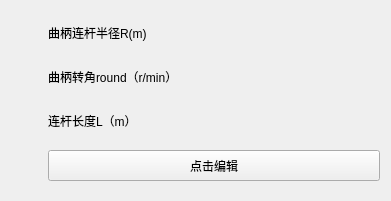
      <widget class="CardWidget" name="CardWidget_183">
       <property name="geometry">
        <rect>
         <x>100</x>
         <y>610</y>
         <width>391</width>
         <height>201</height>
        </rect>
       </property>
       <property name="minimumSize">
        <size>
         <width>0</width>
         <height>0</height>
        </size>
       </property>
       <layout class="QGridLayout" name="gridLayout_103">
        <item row="1" column="1">
         <widget class="SubtitleLabel" name="SubtitleLabel_781">
          <property name="minimumSize">
           <size>
            <width>300</width>
            <height>28</height>
           </size>
          </property>
          <property name="maximumSize">
           <size>
            <width>451</width>
            <height>28</height>
           </size>
          </property>
          <property name="text">
           <string>曲柄转角round（r/min）</string>
          </property>
         </widget>
        </item>
        <item row="1" column="0">
         <widget class="IconWidget" name="IconWidget_640">
          <property name="minimumSize">
           <size>
            <width>31</width>
            <height>31</height>
           </size>
          </property>
          <property name="maximumSize">
           <size>
            <width>31</width>
            <height>31</height>
           </size>
          </property>
         </widget>
        </item>
        <item row="3" column="1">
         <widget class="PrimaryPushButton" name="PrimaryPushButton_89">
          <property name="maximumSize">
           <size>
            <width>16777215</width>
            <height>31</height>
           </size>
          </property>
          <property name="text">
           <string>点击编辑</string>
          </property>
         </widget>
        </item>
        <item row="2" column="0">
         <widget class="IconWidget" name="IconWidget_641">
          <property name="minimumSize">
           <size>
            <width>31</width>
            <height>31</height>
           </size>
          </property>
          <property name="maximumSize">
           <size>
            <width>31</width>
            <height>31</height>
           </size>
          </property>
         </widget>
        </item>
        <item row="3" column="0">
         <widget class="IconWidget" name="IconWidget_642">
          <property name="minimumSize">
           <size>
            <width>31</width>
            <height>31</height>
           </size>
          </property>
          <property name="maximumSize">
           <size>
            <width>31</width>
            <height>31</height>
           </size>
          </property>
         </widget>
        </item>
        <item row="0" column="1">
         <widget class="SubtitleLabel" name="SubtitleLabel_782">
          <property name="minimumSize">
           <size>
            <width>300</width>
            <height>28</height>
           </size>
          </property>
          <property name="maximumSize">
           <size>
            <width>451</width>
            <height>28</height>
           </size>
          </property>
          <property name="text">
           <string>曲柄连杆半径R(m)</string>
          </property>
         </widget>
        </item>
        <item row="0" column="0">
         <widget class="IconWidget" name="IconWidget_643">
          <property name="minimumSize">
           <size>
            <width>31</width>
            <height>31</height>
           </size>
          </property>
          <property name="maximumSize">
           <size>
            <width>31</width>
            <height>31</height>
           </size>
          </property>
         </widget>
        </item>
        <item row="2" column="1">
         <widget class="SubtitleLabel" name="SubtitleLabel_783">
          <property name="minimumSize">
           <size>
            <width>300</width>
            <height>28</height>
           </size>
          </property>
          <property name="maximumSize">
           <size>
            <width>451</width>
            <height>28</height>
           </size>
          </property>
          <property name="text">
           <string>连杆长度L（m）</string>
          </property>
         </widget>
        </item>
       </layout>
      </widget>
